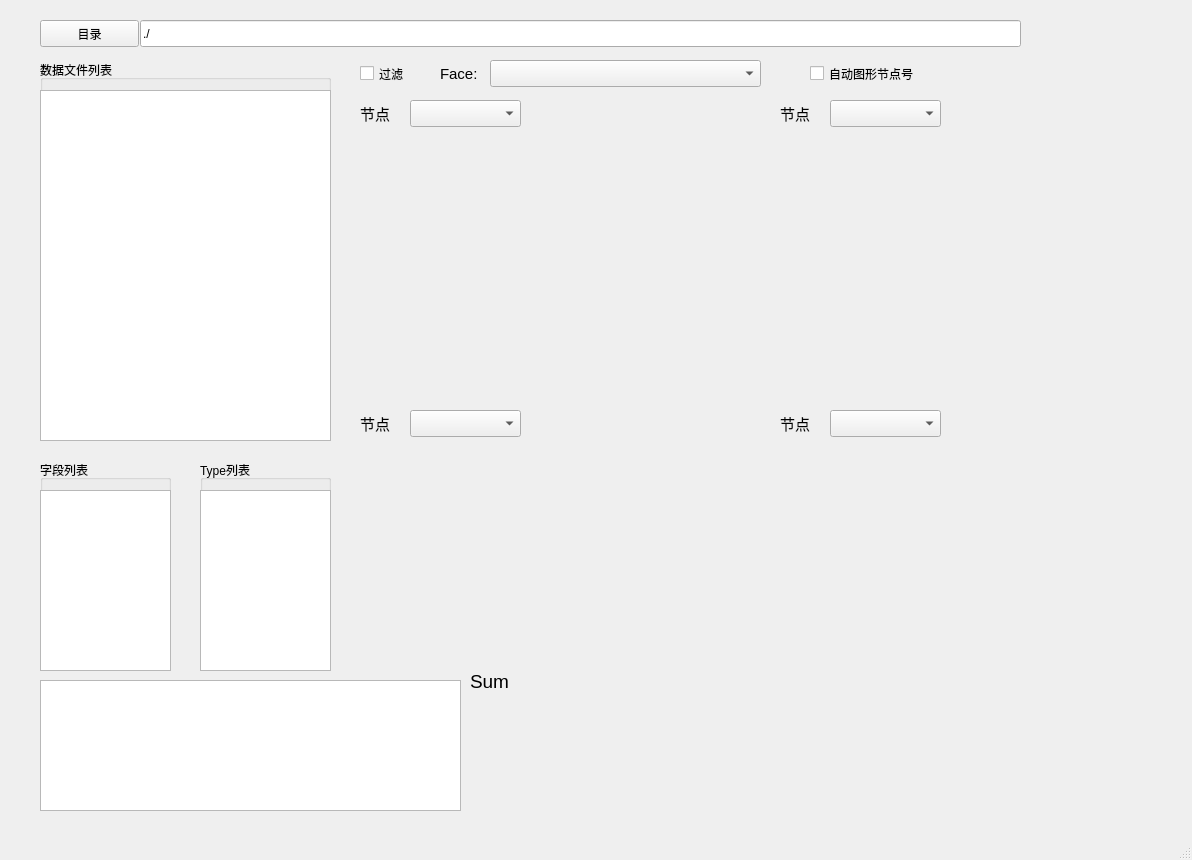
<?xml version="1.0" encoding="UTF-8"?>
<ui version="4.0">
 <class>MainWindow</class>
 <widget class="QMainWindow" name="MainWindow">
  <property name="geometry">
   <rect>
    <x>0</x>
    <y>0</y>
    <width>1192</width>
    <height>860</height>
   </rect>
  </property>
  <property name="sizePolicy">
   <sizepolicy hsizetype="Preferred" vsizetype="Preferred">
    <horstretch>0</horstretch>
    <verstretch>0</verstretch>
   </sizepolicy>
  </property>
  <property name="minimumSize">
   <size>
    <width>1192</width>
    <height>860</height>
   </size>
  </property>
  <property name="maximumSize">
   <size>
    <width>1192</width>
    <height>860</height>
   </size>
  </property>
  <property name="windowTitle">
   <string>ndnSIMDataProcess_20171011</string>
  </property>
  <property name="unifiedTitleAndToolBarOnMac">
   <bool>true</bool>
  </property>
  <widget class="QWidget" name="centralwidget">
   <widget class="Canvas" name="Canvas_1" native="true">
    <property name="geometry">
     <rect>
      <x>360</x>
      <y>130</y>
      <width>381</width>
      <height>231</height>
     </rect>
    </property>
    <property name="sizePolicy">
     <sizepolicy hsizetype="Preferred" vsizetype="Preferred">
      <horstretch>1</horstretch>
      <verstretch>1</verstretch>
     </sizepolicy>
    </property>
    <property name="font">
     <font>
      <pointsize>9</pointsize>
     </font>
    </property>
   </widget>
   <widget class="QPushButton" name="dirButton">
    <property name="geometry">
     <rect>
      <x>40</x>
      <y>20</y>
      <width>99</width>
      <height>27</height>
     </rect>
    </property>
    <property name="text">
     <string>目录</string>
    </property>
   </widget>
   <widget class="QLineEdit" name="dirField">
    <property name="geometry">
     <rect>
      <x>140</x>
      <y>20</y>
      <width>881</width>
      <height>27</height>
     </rect>
    </property>
    <property name="text">
     <string>./</string>
    </property>
   </widget>
   <widget class="QGroupBox" name="groupBox">
    <property name="geometry">
     <rect>
      <x>40</x>
      <y>60</y>
      <width>291</width>
      <height>381</height>
     </rect>
    </property>
    <property name="title">
     <string>数据文件列表</string>
    </property>
    <widget class="QListWidget" name="filesListBox">
     <property name="geometry">
      <rect>
       <x>0</x>
       <y>30</y>
       <width>291</width>
       <height>351</height>
      </rect>
     </property>
     <property name="sortingEnabled">
      <bool>true</bool>
     </property>
    </widget>
   </widget>
   <widget class="QGroupBox" name="groupBox_2">
    <property name="geometry">
     <rect>
      <x>40</x>
      <y>460</y>
      <width>131</width>
      <height>211</height>
     </rect>
    </property>
    <property name="title">
     <string>字段列表</string>
    </property>
    <widget class="QListWidget" name="fieldsListBox">
     <property name="geometry">
      <rect>
       <x>0</x>
       <y>30</y>
       <width>131</width>
       <height>181</height>
      </rect>
     </property>
    </widget>
   </widget>
   <widget class="QGroupBox" name="groupBox_3">
    <property name="geometry">
     <rect>
      <x>200</x>
      <y>460</y>
      <width>131</width>
      <height>211</height>
     </rect>
    </property>
    <property name="title">
     <string>Type列表</string>
    </property>
    <widget class="QListWidget" name="typesListBox">
     <property name="geometry">
      <rect>
       <x>0</x>
       <y>30</y>
       <width>131</width>
       <height>181</height>
      </rect>
     </property>
    </widget>
   </widget>
   <widget class="QCheckBox" name="faceCheckBox">
    <property name="enabled">
     <bool>true</bool>
    </property>
    <property name="geometry">
     <rect>
      <x>360</x>
      <y>60</y>
      <width>61</width>
      <height>27</height>
     </rect>
    </property>
    <property name="text">
     <string>过滤</string>
    </property>
   </widget>
   <widget class="QComboBox" name="faceDropDown">
    <property name="geometry">
     <rect>
      <x>490</x>
      <y>60</y>
      <width>271</width>
      <height>27</height>
     </rect>
    </property>
   </widget>
   <widget class="QLabel" name="label">
    <property name="geometry">
     <rect>
      <x>440</x>
      <y>60</y>
      <width>61</width>
      <height>27</height>
     </rect>
    </property>
    <property name="font">
     <font>
      <pointsize>11</pointsize>
     </font>
    </property>
    <property name="text">
     <string>Face:</string>
    </property>
   </widget>
   <widget class="QCheckBox" name="autoNodeCheckBox">
    <property name="geometry">
     <rect>
      <x>810</x>
      <y>60</y>
      <width>151</width>
      <height>27</height>
     </rect>
    </property>
    <property name="text">
     <string>自动图形节点号</string>
    </property>
   </widget>
   <widget class="QComboBox" name="DropDown_1">
    <property name="geometry">
     <rect>
      <x>410</x>
      <y>100</y>
      <width>111</width>
      <height>27</height>
     </rect>
    </property>
   </widget>
   <widget class="QLabel" name="label_2">
    <property name="geometry">
     <rect>
      <x>360</x>
      <y>100</y>
      <width>41</width>
      <height>27</height>
     </rect>
    </property>
    <property name="font">
     <font>
      <pointsize>11</pointsize>
     </font>
    </property>
    <property name="text">
     <string>节点</string>
    </property>
   </widget>
   <widget class="QLabel" name="label_3">
    <property name="geometry">
     <rect>
      <x>780</x>
      <y>100</y>
      <width>41</width>
      <height>27</height>
     </rect>
    </property>
    <property name="font">
     <font>
      <pointsize>11</pointsize>
     </font>
    </property>
    <property name="text">
     <string>节点</string>
    </property>
   </widget>
   <widget class="QComboBox" name="DropDown_2">
    <property name="geometry">
     <rect>
      <x>830</x>
      <y>100</y>
      <width>111</width>
      <height>27</height>
     </rect>
    </property>
   </widget>
   <widget class="Canvas" name="Canvas_2" native="true">
    <property name="geometry">
     <rect>
      <x>780</x>
      <y>130</y>
      <width>381</width>
      <height>231</height>
     </rect>
    </property>
   </widget>
   <widget class="QLabel" name="label_4">
    <property name="geometry">
     <rect>
      <x>360</x>
      <y>410</y>
      <width>41</width>
      <height>27</height>
     </rect>
    </property>
    <property name="font">
     <font>
      <pointsize>11</pointsize>
     </font>
    </property>
    <property name="text">
     <string>节点</string>
    </property>
   </widget>
   <widget class="QComboBox" name="DropDown_3">
    <property name="geometry">
     <rect>
      <x>410</x>
      <y>410</y>
      <width>111</width>
      <height>27</height>
     </rect>
    </property>
   </widget>
   <widget class="Canvas" name="Canvas_3" native="true">
    <property name="geometry">
     <rect>
      <x>360</x>
      <y>440</y>
      <width>381</width>
      <height>231</height>
     </rect>
    </property>
   </widget>
   <widget class="QComboBox" name="DropDown_4">
    <property name="geometry">
     <rect>
      <x>830</x>
      <y>410</y>
      <width>111</width>
      <height>27</height>
     </rect>
    </property>
   </widget>
   <widget class="QLabel" name="label_5">
    <property name="geometry">
     <rect>
      <x>780</x>
      <y>410</y>
      <width>41</width>
      <height>27</height>
     </rect>
    </property>
    <property name="font">
     <font>
      <pointsize>11</pointsize>
     </font>
    </property>
    <property name="text">
     <string>节点</string>
    </property>
   </widget>
   <widget class="Canvas" name="Canvas_4" native="true">
    <property name="geometry">
     <rect>
      <x>780</x>
      <y>440</y>
      <width>381</width>
      <height>231</height>
     </rect>
    </property>
   </widget>
   <widget class="QLabel" name="sumLabel">
    <property name="geometry">
     <rect>
      <x>470</x>
      <y>670</y>
      <width>691</width>
      <height>141</height>
     </rect>
    </property>
    <property name="font">
     <font>
      <pointsize>14</pointsize>
     </font>
    </property>
    <property name="lineWidth">
     <number>1</number>
    </property>
    <property name="text">
     <string>Sum</string>
    </property>
    <property name="alignment">
     <set>Qt::AlignLeading|Qt::AlignLeft|Qt::AlignTop</set>
    </property>
    <property name="wordWrap">
     <bool>true</bool>
    </property>
   </widget>
   <widget class="QTextEdit" name="averageTextEdit">
    <property name="enabled">
     <bool>true</bool>
    </property>
    <property name="geometry">
     <rect>
      <x>40</x>
      <y>680</y>
      <width>421</width>
      <height>131</height>
     </rect>
    </property>
    <property name="readOnly">
     <bool>true</bool>
    </property>
   </widget>
  </widget>
  <widget class="QMenuBar" name="menubar">
   <property name="geometry">
    <rect>
     <x>0</x>
     <y>0</y>
     <width>1192</width>
     <height>22</height>
    </rect>
   </property>
  </widget>
  <widget class="QStatusBar" name="statusbar"/>
 </widget>
 <customwidgets>
  <customwidget>
   <class>Canvas</class>
   <extends>QWidget</extends>
   <header>canvas.h</header>
   <container>1</container>
  </customwidget>
 </customwidgets>
 <resources/>
 <connections/>
</ui>
